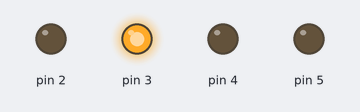
Bench run of a sketch on a simulated Arduino Uno, built with avr-gcc and run on an emulated ATmega328P. On the bench: output pins drawn as LEDs (lit = HIGH).

Above: at 0.5 s.
At 2.5 s:
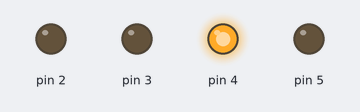
At 4.5 s:
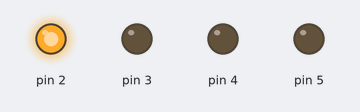
At 6.5 s:
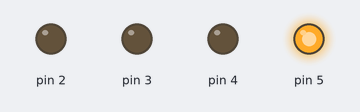
At 9.5 s:
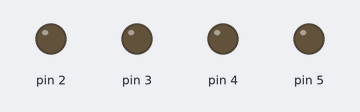
Timing chart, 0 to 10.4 s (numbered marks = the images above):
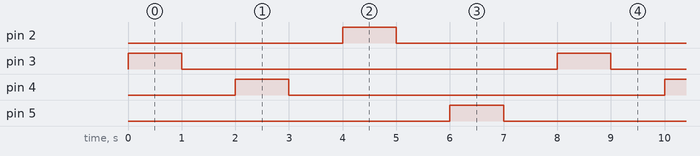

Measured:
- by itself, pin 2–5: alternates HIGH for 1.0 s and LOW for 7.0 s
- by itself, everything shown: repeats every 8.0 s, in 8 steps

The sketch:

PruebaLEDS.ino
```cpp
void setup (){
    pinMode(3, OUTPUT);
    pinMode(2, OUTPUT);
    pinMode(4, OUTPUT);
    pinMode(5, OUTPUT);
    pinMode(6, INPUT);
    pinMode(7, INPUT);
    pinMode(8, INPUT);
    pinMode(9, INPUT);
}

void loop(){
    digitalWrite(3, HIGH);
    delay(1000);
    digitalWrite(3, LOW);
    delay(1000);
    digitalWrite(4, HIGH);
    delay(1000);
    digitalWrite(4, LOW);
    delay(1000);
      digitalWrite(2, HIGH);
    delay(1000);
    digitalWrite(2, LOW);
    delay(1000);
      digitalWrite(5, HIGH);
    delay(1000);
    digitalWrite(5, LOW);
    delay(1000);
}
```
